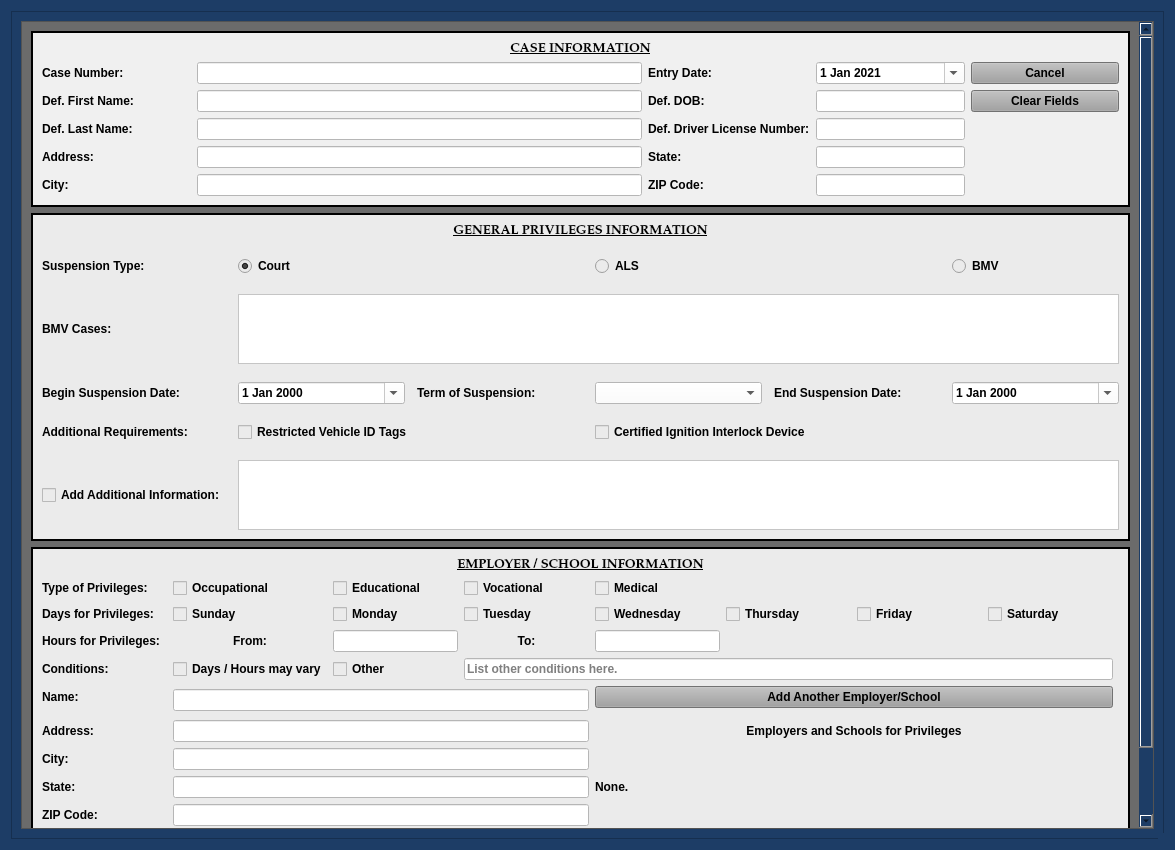
<?xml version="1.0" encoding="UTF-8"?>
<ui version="4.0">
 <class>DrivingPrivilegesDialog</class>
 <widget class="QDialog" name="DrivingPrivilegesDialog">
  <property name="windowModality">
   <enum>Qt::NonModal</enum>
  </property>
  <property name="geometry">
   <rect>
    <x>0</x>
    <y>0</y>
    <width>1175</width>
    <height>850</height>
   </rect>
  </property>
  <property name="sizePolicy">
   <sizepolicy hsizetype="Preferred" vsizetype="Preferred">
    <horstretch>0</horstretch>
    <verstretch>0</verstretch>
   </sizepolicy>
  </property>
  <property name="minimumSize">
   <size>
    <width>0</width>
    <height>0</height>
   </size>
  </property>
  <property name="maximumSize">
   <size>
    <width>2500</width>
    <height>3500</height>
   </size>
  </property>
  <property name="palette">
   <palette>
    <active>
     <colorrole role="Button">
      <brush brushstyle="SolidPattern">
       <color alpha="255">
        <red>29</red>
        <green>61</green>
        <blue>102</blue>
       </color>
      </brush>
     </colorrole>
     <colorrole role="Base">
      <brush brushstyle="SolidPattern">
       <color alpha="255">
        <red>29</red>
        <green>61</green>
        <blue>102</blue>
       </color>
      </brush>
     </colorrole>
     <colorrole role="Window">
      <brush brushstyle="SolidPattern">
       <color alpha="255">
        <red>29</red>
        <green>61</green>
        <blue>102</blue>
       </color>
      </brush>
     </colorrole>
    </active>
    <inactive>
     <colorrole role="Button">
      <brush brushstyle="SolidPattern">
       <color alpha="255">
        <red>29</red>
        <green>61</green>
        <blue>102</blue>
       </color>
      </brush>
     </colorrole>
     <colorrole role="Base">
      <brush brushstyle="SolidPattern">
       <color alpha="255">
        <red>29</red>
        <green>61</green>
        <blue>102</blue>
       </color>
      </brush>
     </colorrole>
     <colorrole role="Window">
      <brush brushstyle="SolidPattern">
       <color alpha="255">
        <red>29</red>
        <green>61</green>
        <blue>102</blue>
       </color>
      </brush>
     </colorrole>
    </inactive>
    <disabled>
     <colorrole role="Button">
      <brush brushstyle="SolidPattern">
       <color alpha="255">
        <red>29</red>
        <green>61</green>
        <blue>102</blue>
       </color>
      </brush>
     </colorrole>
     <colorrole role="Base">
      <brush brushstyle="SolidPattern">
       <color alpha="255">
        <red>29</red>
        <green>61</green>
        <blue>102</blue>
       </color>
      </brush>
     </colorrole>
     <colorrole role="Window">
      <brush brushstyle="SolidPattern">
       <color alpha="255">
        <red>29</red>
        <green>61</green>
        <blue>102</blue>
       </color>
      </brush>
     </colorrole>
    </disabled>
   </palette>
  </property>
  <property name="font">
   <font>
    <family>Palatino Linotype</family>
    <pointsize>10</pointsize>
    <weight>75</weight>
    <italic>false</italic>
    <bold>true</bold>
   </font>
  </property>
  <property name="windowTitle">
   <string>Driving Privileges Information</string>
  </property>
  <property name="toolTip">
   <string/>
  </property>
  <property name="styleSheet">
   <string notr="true">background-color: rgb(29, 61, 102);
font: 75 10pt &quot;Palatino Linotype&quot;;
font-weight: bold;</string>
  </property>
  <property name="sizeGripEnabled">
   <bool>true</bool>
  </property>
  <property name="modal">
   <bool>true</bool>
  </property>
  <layout class="QGridLayout" name="gridLayout_6">
   <item row="0" column="0">
    <widget class="QFrame" name="frame_4">
     <property name="styleSheet">
      <string notr="true">background-color: rgb(29, 61, 102);</string>
     </property>
     <property name="frameShape">
      <enum>QFrame::StyledPanel</enum>
     </property>
     <property name="frameShadow">
      <enum>QFrame::Raised</enum>
     </property>
     <layout class="QGridLayout" name="gridLayout_4">
      <item row="0" column="0">
       <widget class="QScrollArea" name="scrollArea">
        <property name="focusPolicy">
         <enum>Qt::NoFocus</enum>
        </property>
        <property name="styleSheet">
         <string notr="true">background-color: rgb(107, 107, 107);</string>
        </property>
        <property name="widgetResizable">
         <bool>true</bool>
        </property>
        <widget class="QWidget" name="scrollAreaWidgetContents">
         <property name="geometry">
          <rect>
           <x>0</x>
           <y>0</y>
           <width>1114</width>
           <height>955</height>
          </rect>
         </property>
         <layout class="QGridLayout" name="gridLayout_2" columnstretch="1,1">
          <item row="5" column="1">
           <widget class="QPushButton" name="close_dialog_Button">
            <property name="styleSheet">
             <string notr="true">background-color: rgb(255, 96, 82);
font: 75 11pt &quot;Palatino Linotype&quot;;
font-weight: bold;</string>
            </property>
            <property name="text">
             <string>Close Dialog</string>
            </property>
           </widget>
          </item>
          <item row="3" column="0" colspan="2">
           <widget class="QFrame" name="frame">
            <property name="styleSheet">
             <string notr="true">background-color: rgb(235, 235, 235);</string>
            </property>
            <property name="frameShape">
             <enum>QFrame::Box</enum>
            </property>
            <property name="frameShadow">
             <enum>QFrame::Plain</enum>
            </property>
            <property name="lineWidth">
             <number>2</number>
            </property>
            <layout class="QGridLayout" name="gridLayout_7" columnstretch="1,1,1,1,1,1,1,1,0">
             <item row="14" column="0">
              <widget class="QLabel" name="label_23">
               <property name="text">
                <string>State:</string>
               </property>
              </widget>
             </item>
             <item row="10" column="1" rowspan="2" colspan="3">
              <widget class="QLineEdit" name="employer_name_lineEdit">
               <property name="styleSheet">
                <string notr="true">background-color: rgb(255, 255, 255);</string>
               </property>
              </widget>
             </item>
             <item row="12" column="0">
              <widget class="QLabel" name="label_20">
               <property name="text">
                <string>Address:</string>
               </property>
              </widget>
             </item>
             <item row="10" column="0">
              <widget class="QLabel" name="label_19">
               <property name="text">
                <string>Name: </string>
               </property>
              </widget>
             </item>
             <item row="13" column="1" colspan="3">
              <widget class="QLineEdit" name="employer_city_lineEdit">
               <property name="styleSheet">
                <string notr="true">background-color: rgb(255, 255, 255);</string>
               </property>
              </widget>
             </item>
             <item row="12" column="1" colspan="3">
              <widget class="QLineEdit" name="employer_address_lineEdit">
               <property name="styleSheet">
                <string notr="true">background-color: rgb(255, 255, 255);</string>
               </property>
              </widget>
             </item>
             <item row="13" column="0">
              <widget class="QLabel" name="label_21">
               <property name="text">
                <string>City:</string>
               </property>
              </widget>
             </item>
             <item row="14" column="1" colspan="3">
              <widget class="QLineEdit" name="employer_state_lineEdit">
               <property name="styleSheet">
                <string notr="true">background-color: rgb(255, 255, 255);</string>
               </property>
              </widget>
             </item>
             <item row="15" column="0">
              <widget class="QLabel" name="label_22">
               <property name="text">
                <string>ZIP Code:</string>
               </property>
              </widget>
             </item>
             <item row="15" column="1" colspan="3">
              <widget class="QLineEdit" name="employer_zipcode_lineEdit">
               <property name="styleSheet">
                <string notr="true">background-color: rgb(255, 255, 255);</string>
               </property>
              </widget>
             </item>
             <item row="1" column="0">
              <widget class="QLabel" name="label_17">
               <property name="text">
                <string>Type of Privileges:</string>
               </property>
              </widget>
             </item>
             <item row="0" column="0" colspan="9">
              <widget class="QLabel" name="label_18">
               <property name="font">
                <font>
                 <family>Palatino Linotype</family>
                 <pointsize>10</pointsize>
                 <weight>75</weight>
                 <italic>false</italic>
                 <bold>true</bold>
                 <underline>true</underline>
                </font>
               </property>
               <property name="text">
                <string>EMPLOYER / SCHOOL INFORMATION</string>
               </property>
               <property name="alignment">
                <set>Qt::AlignCenter</set>
               </property>
              </widget>
             </item>
             <item row="3" column="0">
              <widget class="QLabel" name="label_10">
               <property name="text">
                <string>Hours for Privileges:</string>
               </property>
              </widget>
             </item>
             <item row="5" column="0">
              <widget class="QLabel" name="label_28">
               <property name="text">
                <string>Conditions:</string>
               </property>
              </widget>
             </item>
             <item row="2" column="0">
              <widget class="QLabel" name="label_7">
               <property name="text">
                <string>Days for Privileges:</string>
               </property>
              </widget>
             </item>
             <item row="1" column="1">
              <widget class="QCheckBox" name="occupational_checkBox">
               <property name="text">
                <string>Occupational</string>
               </property>
              </widget>
             </item>
             <item row="2" column="1">
              <widget class="QCheckBox" name="sunday_checkBox">
               <property name="text">
                <string>Sunday</string>
               </property>
              </widget>
             </item>
             <item row="3" column="1">
              <widget class="QLabel" name="label_24">
               <property name="text">
                <string>From:</string>
               </property>
               <property name="alignment">
                <set>Qt::AlignCenter</set>
               </property>
              </widget>
             </item>
             <item row="5" column="1">
              <widget class="QCheckBox" name="varied_hours_checkBox">
               <property name="text">
                <string>Days / Hours may vary</string>
               </property>
              </widget>
             </item>
             <item row="2" column="2">
              <widget class="QCheckBox" name="monday_checkBox">
               <property name="text">
                <string>Monday</string>
               </property>
              </widget>
             </item>
             <item row="2" column="3">
              <widget class="QCheckBox" name="tuesday_checkBox">
               <property name="text">
                <string>Tuesday</string>
               </property>
              </widget>
             </item>
             <item row="2" column="4">
              <widget class="QCheckBox" name="wednesday_checkBox">
               <property name="text">
                <string>Wednesday</string>
               </property>
              </widget>
             </item>
             <item row="2" column="5">
              <widget class="QCheckBox" name="thursday_checkBox">
               <property name="text">
                <string>Thursday</string>
               </property>
              </widget>
             </item>
             <item row="2" column="6">
              <widget class="QCheckBox" name="friday_checkBox">
               <property name="text">
                <string>Friday</string>
               </property>
              </widget>
             </item>
             <item row="2" column="7">
              <widget class="QCheckBox" name="saturday_checkBox">
               <property name="text">
                <string>Saturday</string>
               </property>
              </widget>
             </item>
             <item row="5" column="2">
              <widget class="QCheckBox" name="other_conditions_checkBox">
               <property name="text">
                <string>Other</string>
               </property>
              </widget>
             </item>
             <item row="3" column="2">
              <widget class="QLineEdit" name="from_hours_lineEdit">
               <property name="styleSheet">
                <string notr="true">background-color: rgb(255, 255, 255);</string>
               </property>
              </widget>
             </item>
             <item row="3" column="3">
              <widget class="QLabel" name="label_25">
               <property name="text">
                <string>To:</string>
               </property>
               <property name="alignment">
                <set>Qt::AlignCenter</set>
               </property>
              </widget>
             </item>
             <item row="3" column="4">
              <widget class="QLineEdit" name="to_hours_lineEdit">
               <property name="styleSheet">
                <string notr="true">background-color: rgb(255, 255, 255);</string>
               </property>
              </widget>
             </item>
             <item row="5" column="3" colspan="5">
              <widget class="QLineEdit" name="other_conditions_lineEdit">
               <property name="styleSheet">
                <string notr="true">background-color: rgb(255, 255, 255);</string>
               </property>
               <property name="placeholderText">
                <string>List other conditions here.</string>
               </property>
              </widget>
             </item>
             <item row="10" column="4" colspan="4">
              <widget class="QPushButton" name="add_employer_school_Button">
               <property name="styleSheet">
                <string notr="true">background-color: rgb(160, 160, 160);</string>
               </property>
               <property name="text">
                <string>Add Another Employer/School</string>
               </property>
              </widget>
             </item>
             <item row="12" column="4" colspan="4">
              <widget class="QLabel" name="label_30">
               <property name="text">
                <string>Employers and Schools for Privileges</string>
               </property>
               <property name="alignment">
                <set>Qt::AlignCenter</set>
               </property>
              </widget>
             </item>
             <item row="14" column="4" colspan="4">
              <widget class="QLabel" name="employer_school_label">
               <property name="text">
                <string>None.</string>
               </property>
              </widget>
             </item>
             <item row="1" column="2">
              <widget class="QCheckBox" name="educational_checkBox">
               <property name="text">
                <string>Educational</string>
               </property>
              </widget>
             </item>
             <item row="1" column="3">
              <widget class="QCheckBox" name="vocational_checkBox">
               <property name="text">
                <string>Vocational</string>
               </property>
              </widget>
             </item>
             <item row="1" column="4">
              <widget class="QCheckBox" name="medical_checkBox">
               <property name="text">
                <string>Medical</string>
               </property>
              </widget>
             </item>
            </layout>
            <zorder>label_23</zorder>
            <zorder>label_20</zorder>
            <zorder>label_19</zorder>
            <zorder>employer_city_lineEdit</zorder>
            <zorder>employer_address_lineEdit</zorder>
            <zorder>label_21</zorder>
            <zorder>employer_state_lineEdit</zorder>
            <zorder>label_22</zorder>
            <zorder>employer_zipcode_lineEdit</zorder>
            <zorder>label_17</zorder>
            <zorder>label_18</zorder>
            <zorder>label_10</zorder>
            <zorder>label_28</zorder>
            <zorder>label_7</zorder>
            <zorder>occupational_checkBox</zorder>
            <zorder>sunday_checkBox</zorder>
            <zorder>label_24</zorder>
            <zorder>varied_hours_checkBox</zorder>
            <zorder>monday_checkBox</zorder>
            <zorder>tuesday_checkBox</zorder>
            <zorder>wednesday_checkBox</zorder>
            <zorder>thursday_checkBox</zorder>
            <zorder>friday_checkBox</zorder>
            <zorder>saturday_checkBox</zorder>
            <zorder>other_conditions_checkBox</zorder>
            <zorder>from_hours_lineEdit</zorder>
            <zorder>label_25</zorder>
            <zorder>to_hours_lineEdit</zorder>
            <zorder>other_conditions_lineEdit</zorder>
            <zorder>add_employer_school_Button</zorder>
            <zorder>label_30</zorder>
            <zorder>employer_school_label</zorder>
            <zorder>employer_name_lineEdit</zorder>
            <zorder>educational_checkBox</zorder>
            <zorder>vocational_checkBox</zorder>
            <zorder>medical_checkBox</zorder>
           </widget>
          </item>
          <item row="0" column="0" colspan="2">
           <widget class="QFrame" name="case_name_Frame">
            <property name="sizePolicy">
             <sizepolicy hsizetype="Preferred" vsizetype="Preferred">
              <horstretch>0</horstretch>
              <verstretch>0</verstretch>
             </sizepolicy>
            </property>
            <property name="styleSheet">
             <string notr="true">background-color: rgb(240, 240, 240);</string>
            </property>
            <property name="frameShape">
             <enum>QFrame::Box</enum>
            </property>
            <property name="frameShadow">
             <enum>QFrame::Plain</enum>
            </property>
            <property name="lineWidth">
             <number>2</number>
            </property>
            <layout class="QGridLayout" name="gridLayout" columnstretch="1,3,1,1,1">
             <item row="1" column="0">
              <widget class="QLabel" name="label_3">
               <property name="text">
                <string>Case Number:</string>
               </property>
              </widget>
             </item>
             <item row="1" column="1">
              <widget class="QLineEdit" name="case_number_lineEdit">
               <property name="maximumSize">
                <size>
                 <width>500</width>
                 <height>16777215</height>
                </size>
               </property>
               <property name="styleSheet">
                <string notr="true">background-color: rgb(255, 255, 255);</string>
               </property>
              </widget>
             </item>
             <item row="1" column="2">
              <widget class="QLabel" name="label_26">
               <property name="text">
                <string>Entry Date:</string>
               </property>
              </widget>
             </item>
             <item row="1" column="3">
              <widget class="NoScrollDateEdit" name="plea_trial_date">
               <property name="focusPolicy">
                <enum>Qt::NoFocus</enum>
               </property>
               <property name="styleSheet">
                <string notr="true">color: rgb(0, 0, 0);
background-color: rgb(255, 255, 255);</string>
               </property>
               <property name="minimumDate">
                <date>
                 <year>2021</year>
                 <month>1</month>
                 <day>1</day>
                </date>
               </property>
               <property name="calendarPopup">
                <bool>true</bool>
               </property>
               <property name="date">
                <date>
                 <year>2021</year>
                 <month>1</month>
                 <day>1</day>
                </date>
               </property>
              </widget>
             </item>
             <item row="1" column="4">
              <widget class="QPushButton" name="cancel_Button">
               <property name="focusPolicy">
                <enum>Qt::NoFocus</enum>
               </property>
               <property name="styleSheet">
                <string notr="true">background-color: rgb(160, 160, 160);</string>
               </property>
               <property name="text">
                <string>Cancel</string>
               </property>
              </widget>
             </item>
             <item row="2" column="0">
              <widget class="QLabel" name="label">
               <property name="text">
                <string>Def. First Name:</string>
               </property>
              </widget>
             </item>
             <item row="2" column="1">
              <widget class="QLineEdit" name="defendant_first_name_lineEdit">
               <property name="styleSheet">
                <string notr="true">background-color: rgb(255, 255, 255);</string>
               </property>
              </widget>
             </item>
             <item row="2" column="2">
              <widget class="QLabel" name="label_8">
               <property name="text">
                <string>Def. DOB:</string>
               </property>
              </widget>
             </item>
             <item row="2" column="3">
              <widget class="QLineEdit" name="defendant_dob_lineEdit">
               <property name="styleSheet">
                <string notr="true">background-color: rgb(255, 255, 255);</string>
               </property>
              </widget>
             </item>
             <item row="2" column="4">
              <widget class="QPushButton" name="clear_fields_case_Button">
               <property name="focusPolicy">
                <enum>Qt::NoFocus</enum>
               </property>
               <property name="styleSheet">
                <string notr="true">background-color: rgb(160, 160, 160);</string>
               </property>
               <property name="text">
                <string>Clear Fields</string>
               </property>
              </widget>
             </item>
             <item row="3" column="0">
              <widget class="QLabel" name="label_2">
               <property name="text">
                <string>Def. Last Name:</string>
               </property>
              </widget>
             </item>
             <item row="3" column="1">
              <widget class="QLineEdit" name="defendant_last_name_lineEdit">
               <property name="enabled">
                <bool>true</bool>
               </property>
               <property name="styleSheet">
                <string notr="true">background-color: rgb(255, 255, 255);</string>
               </property>
              </widget>
             </item>
             <item row="3" column="2">
              <widget class="QLabel" name="label_9">
               <property name="text">
                <string>Def. Driver License Number:</string>
               </property>
              </widget>
             </item>
             <item row="3" column="3">
              <widget class="QLineEdit" name="defendant_driver_license_lineEdit">
               <property name="styleSheet">
                <string notr="true">background-color: rgb(255, 255, 255);</string>
               </property>
               <property name="text">
                <string/>
               </property>
              </widget>
             </item>
             <item row="4" column="0">
              <widget class="QLabel" name="label_11">
               <property name="text">
                <string>Address:</string>
               </property>
              </widget>
             </item>
             <item row="4" column="1">
              <widget class="QLineEdit" name="defendant_address_lineEdit">
               <property name="styleSheet">
                <string notr="true">background-color: rgb(255, 255, 255);</string>
               </property>
              </widget>
             </item>
             <item row="4" column="2">
              <widget class="QLabel" name="label_13">
               <property name="text">
                <string>State:</string>
               </property>
              </widget>
             </item>
             <item row="4" column="3">
              <widget class="QLineEdit" name="defendant_state_lineEdit">
               <property name="styleSheet">
                <string notr="true">background-color: rgb(255, 255, 255);</string>
               </property>
              </widget>
             </item>
             <item row="5" column="0">
              <widget class="QLabel" name="label_12">
               <property name="text">
                <string>City:</string>
               </property>
              </widget>
             </item>
             <item row="5" column="1">
              <widget class="QLineEdit" name="defendant_city_lineEdit">
               <property name="styleSheet">
                <string notr="true">background-color: rgb(255, 255, 255);</string>
               </property>
              </widget>
             </item>
             <item row="5" column="2">
              <widget class="QLabel" name="label_14">
               <property name="text">
                <string>ZIP Code:</string>
               </property>
              </widget>
             </item>
             <item row="5" column="3">
              <widget class="QLineEdit" name="defendant_zipcode_lineEdit">
               <property name="styleSheet">
                <string notr="true">background-color: rgb(255, 255, 255);</string>
               </property>
              </widget>
             </item>
             <item row="0" column="0" colspan="5">
              <widget class="QLabel" name="label_6">
               <property name="font">
                <font>
                 <family>Palatino Linotype</family>
                 <pointsize>10</pointsize>
                 <weight>75</weight>
                 <italic>false</italic>
                 <bold>true</bold>
                 <underline>true</underline>
                </font>
               </property>
               <property name="text">
                <string>CASE INFORMATION</string>
               </property>
               <property name="alignment">
                <set>Qt::AlignCenter</set>
               </property>
              </widget>
             </item>
            </layout>
           </widget>
          </item>
          <item row="1" column="0" colspan="2">
           <widget class="QFrame" name="frame_5">
            <property name="styleSheet">
             <string notr="true">background-color: rgb(235, 235, 235);</string>
            </property>
            <property name="frameShape">
             <enum>QFrame::Box</enum>
            </property>
            <property name="frameShadow">
             <enum>QFrame::Plain</enum>
            </property>
            <property name="lineWidth">
             <number>2</number>
            </property>
            <layout class="QGridLayout" name="gridLayout_3">
             <property name="horizontalSpacing">
              <number>12</number>
             </property>
             <property name="verticalSpacing">
              <number>18</number>
             </property>
             <item row="1" column="5">
              <widget class="QRadioButton" name="bmv_suspension_radioButton">
               <property name="text">
                <string>BMV</string>
               </property>
              </widget>
             </item>
             <item row="3" column="1">
              <widget class="NoScrollDateEdit" name="suspension_start_date">
               <property name="styleSheet">
                <string notr="true">color: rgb(0, 0, 0);
background-color: rgb(255, 255, 255);</string>
               </property>
               <property name="calendarPopup">
                <bool>true</bool>
               </property>
              </widget>
             </item>
             <item row="5" column="0">
              <widget class="QLabel" name="label_27">
               <property name="text">
                <string>Additional Requirements:</string>
               </property>
              </widget>
             </item>
             <item row="6" column="1" colspan="5">
              <widget class="QTextEdit" name="add_information_textEdit">
               <property name="styleSheet">
                <string notr="true">background-color: rgb(255, 255, 255);</string>
               </property>
              </widget>
             </item>
             <item row="3" column="5">
              <widget class="NoScrollDateEdit" name="suspension_end_date">
               <property name="styleSheet">
                <string notr="true">color: rgb(0, 0, 0);
background-color: rgb(255, 255, 255);</string>
               </property>
               <property name="calendarPopup">
                <bool>true</bool>
               </property>
              </widget>
             </item>
             <item row="1" column="0">
              <widget class="QLabel" name="label_4">
               <property name="text">
                <string>Suspension Type:</string>
               </property>
              </widget>
             </item>
             <item row="3" column="4">
              <widget class="QLabel" name="label_16">
               <property name="text">
                <string>End Suspension Date:</string>
               </property>
              </widget>
             </item>
             <item row="3" column="3">
              <widget class="QComboBox" name="suspension_term_box">
               <property name="styleSheet">
                <string notr="true">background-color: rgb(255, 255, 255);</string>
               </property>
               <item>
                <property name="text">
                 <string/>
                </property>
               </item>
               <item>
                <property name="text">
                 <string>90 Days</string>
                </property>
               </item>
               <item>
                <property name="text">
                 <string>1 Year</string>
                </property>
               </item>
               <item>
                <property name="text">
                 <string>18 Months</string>
                </property>
               </item>
               <item>
                <property name="text">
                 <string>2 Years</string>
                </property>
               </item>
               <item>
                <property name="text">
                 <string>3 Years</string>
                </property>
               </item>
               <item>
                <property name="text">
                 <string>4 Years</string>
                </property>
               </item>
               <item>
                <property name="text">
                 <string>5 Years</string>
                </property>
               </item>
               <item>
                <property name="text">
                 <string>6 Years</string>
                </property>
               </item>
               <item>
                <property name="text">
                 <string>7 Years</string>
                </property>
               </item>
              </widget>
             </item>
             <item row="1" column="1" colspan="2">
              <widget class="QRadioButton" name="court_suspension_radioButton">
               <property name="text">
                <string>Court</string>
               </property>
               <property name="checked">
                <bool>true</bool>
               </property>
              </widget>
             </item>
             <item row="3" column="2">
              <widget class="QLabel" name="label_29">
               <property name="text">
                <string>Term of Suspension:</string>
               </property>
              </widget>
             </item>
             <item row="5" column="1" colspan="2">
              <widget class="QCheckBox" name="restricted_tags_checkBox">
               <property name="text">
                <string>Restricted Vehicle ID Tags</string>
               </property>
              </widget>
             </item>
             <item row="1" column="3" colspan="2">
              <widget class="QRadioButton" name="als_suspension_radioButton">
               <property name="text">
                <string>ALS</string>
               </property>
              </widget>
             </item>
             <item row="5" column="3" colspan="2">
              <widget class="QCheckBox" name="ignition_interlock_checkBox">
               <property name="text">
                <string>Certified Ignition Interlock Device</string>
               </property>
              </widget>
             </item>
             <item row="3" column="0">
              <widget class="QLabel" name="label_15">
               <property name="text">
                <string>Begin Suspension Date:</string>
               </property>
              </widget>
             </item>
             <item row="0" column="0" colspan="6">
              <widget class="QLabel" name="label_5">
               <property name="font">
                <font>
                 <family>Palatino Linotype</family>
                 <pointsize>10</pointsize>
                 <weight>75</weight>
                 <italic>false</italic>
                 <bold>true</bold>
                 <underline>true</underline>
                </font>
               </property>
               <property name="text">
                <string>GENERAL PRIVILEGES INFORMATION</string>
               </property>
               <property name="alignment">
                <set>Qt::AlignCenter</set>
               </property>
              </widget>
             </item>
             <item row="6" column="0">
              <widget class="QCheckBox" name="add_information_checkBox">
               <property name="text">
                <string>Add Additional Information:</string>
               </property>
              </widget>
             </item>
             <item row="2" column="0">
              <widget class="QLabel" name="bmv_cases_label">
               <property name="text">
                <string>BMV Cases:</string>
               </property>
              </widget>
             </item>
             <item row="2" column="1" colspan="5">
              <widget class="QTextEdit" name="bmv_cases_textEdit">
               <property name="styleSheet">
                <string notr="true">background-color: rgb(255, 255, 255);</string>
               </property>
              </widget>
             </item>
            </layout>
           </widget>
          </item>
          <item row="4" column="1">
           <widget class="QPushButton" name="create_entry_Button">
            <property name="styleSheet">
             <string notr="true">background-color: rgb(0, 255, 0);
font: 75 11pt &quot;Palatino Linotype&quot;;
font-weight: bold;</string>
            </property>
            <property name="text">
             <string>Open Entry</string>
            </property>
            <property name="autoDefault">
             <bool>false</bool>
            </property>
           </widget>
          </item>
         </layout>
        </widget>
       </widget>
      </item>
     </layout>
    </widget>
   </item>
  </layout>
 </widget>
 <customwidgets>
  <customwidget>
   <class>NoScrollDateEdit</class>
   <extends>QDateEdit</extends>
   <header>munientry.widgets.custom_widgets</header>
  </customwidget>
 </customwidgets>
 <tabstops>
  <tabstop>case_number_lineEdit</tabstop>
  <tabstop>defendant_first_name_lineEdit</tabstop>
  <tabstop>defendant_last_name_lineEdit</tabstop>
  <tabstop>defendant_dob_lineEdit</tabstop>
  <tabstop>defendant_driver_license_lineEdit</tabstop>
  <tabstop>defendant_address_lineEdit</tabstop>
  <tabstop>defendant_city_lineEdit</tabstop>
  <tabstop>defendant_state_lineEdit</tabstop>
  <tabstop>defendant_zipcode_lineEdit</tabstop>
  <tabstop>court_suspension_radioButton</tabstop>
  <tabstop>als_suspension_radioButton</tabstop>
  <tabstop>suspension_start_date</tabstop>
  <tabstop>suspension_term_box</tabstop>
  <tabstop>suspension_end_date</tabstop>
  <tabstop>restricted_tags_checkBox</tabstop>
  <tabstop>ignition_interlock_checkBox</tabstop>
  <tabstop>occupational_checkBox</tabstop>
  <tabstop>sunday_checkBox</tabstop>
  <tabstop>monday_checkBox</tabstop>
  <tabstop>tuesday_checkBox</tabstop>
  <tabstop>wednesday_checkBox</tabstop>
  <tabstop>thursday_checkBox</tabstop>
  <tabstop>friday_checkBox</tabstop>
  <tabstop>saturday_checkBox</tabstop>
  <tabstop>from_hours_lineEdit</tabstop>
  <tabstop>to_hours_lineEdit</tabstop>
  <tabstop>varied_hours_checkBox</tabstop>
  <tabstop>other_conditions_checkBox</tabstop>
  <tabstop>other_conditions_lineEdit</tabstop>
  <tabstop>employer_name_lineEdit</tabstop>
  <tabstop>employer_address_lineEdit</tabstop>
  <tabstop>employer_city_lineEdit</tabstop>
  <tabstop>employer_state_lineEdit</tabstop>
  <tabstop>employer_zipcode_lineEdit</tabstop>
  <tabstop>add_employer_school_Button</tabstop>
  <tabstop>create_entry_Button</tabstop>
  <tabstop>close_dialog_Button</tabstop>
 </tabstops>
 <resources/>
 <connections/>
 <slots>
  <slot>create_entry()</slot>
  <slot>continue_dialog()</slot>
  <slot>close_window()</slot>
  <slot>set_dialog()</slot>
  <slot>update_case_information()</slot>
  <slot>ovi_dialog()</slot>
  <slot>sentencing_dialog()</slot>
  <slot>proceed_to_sentencing()</slot>
  <slot>proceed_to_ovi()</slot>
  <slot>add_charge()</slot>
  <slot>set_statute()</slot>
  <slot>set_pay_date()</slot>
  <slot>amend_offense()</slot>
  <slot>set_offense()</slot>
  <slot>add_charge_to_view()</slot>
  <slot>delete_charge()</slot>
  <slot>delete_charge_from_view()</slot>
  <slot>close_event()</slot>
  <slot>set_fra_in_file()</slot>
  <slot>set_fra_in_court()</slot>
  <slot>start_add_conditions_dialog()</slot>
  <slot>start_amend_offense_dialog()</slot>
 </slots>
</ui>
